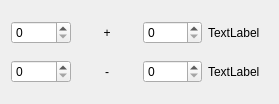
<?xml version="1.0" encoding="UTF-8"?>
<ui version="4.0">
 <class>Form</class>
 <widget class="QWidget" name="Form">
  <property name="geometry">
   <rect>
    <x>0</x>
    <y>0</y>
    <width>279</width>
    <height>104</height>
   </rect>
  </property>
  <property name="windowTitle">
   <string>Form</string>
  </property>
  <layout class="QGridLayout" name="gridLayout_3">
   <item row="0" column="0">
    <layout class="QGridLayout" name="gridLayout_2">
     <item row="0" column="0">
      <widget class="QSpinBox" name="spinBoxAdd1"/>
     </item>
     <item row="0" column="1">
      <widget class="QLabel" name="label">
       <property name="text">
        <string>+</string>
       </property>
       <property name="alignment">
        <set>Qt::AlignCenter</set>
       </property>
      </widget>
     </item>
     <item row="0" column="2">
      <widget class="QSpinBox" name="spinBoxAdd2"/>
     </item>
     <item row="0" column="3">
      <widget class="QLabel" name="addAim">
       <property name="text">
        <string>TextLabel</string>
       </property>
      </widget>
     </item>
    </layout>
   </item>
   <item row="1" column="0">
    <layout class="QGridLayout" name="gridLayout">
     <item row="0" column="0">
      <widget class="QSpinBox" name="spinBoxSubt1"/>
     </item>
     <item row="0" column="1">
      <widget class="QLabel" name="label_2">
       <property name="text">
        <string>-</string>
       </property>
       <property name="alignment">
        <set>Qt::AlignCenter</set>
       </property>
      </widget>
     </item>
     <item row="0" column="2">
      <widget class="QSpinBox" name="spinBoxSubt2"/>
     </item>
     <item row="0" column="3">
      <widget class="QLabel" name="subtAim">
       <property name="text">
        <string>TextLabel</string>
       </property>
      </widget>
     </item>
    </layout>
   </item>
  </layout>
 </widget>
 <resources/>
 <connections/>
</ui>
